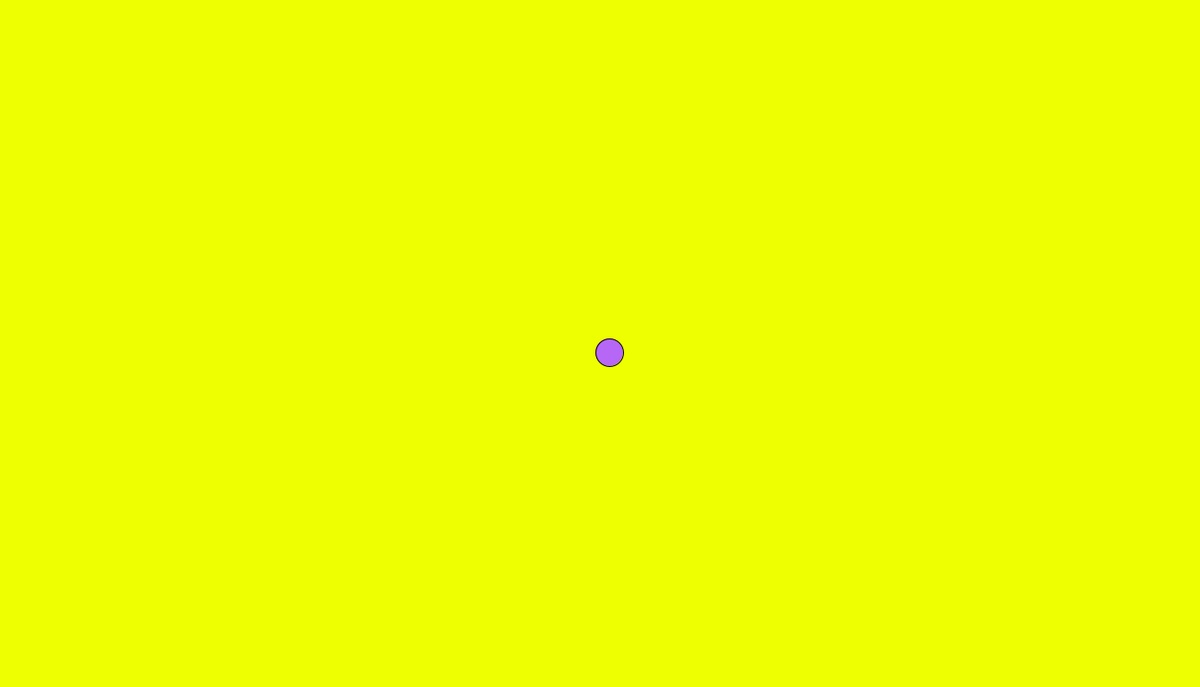
Frame 1 (no input)
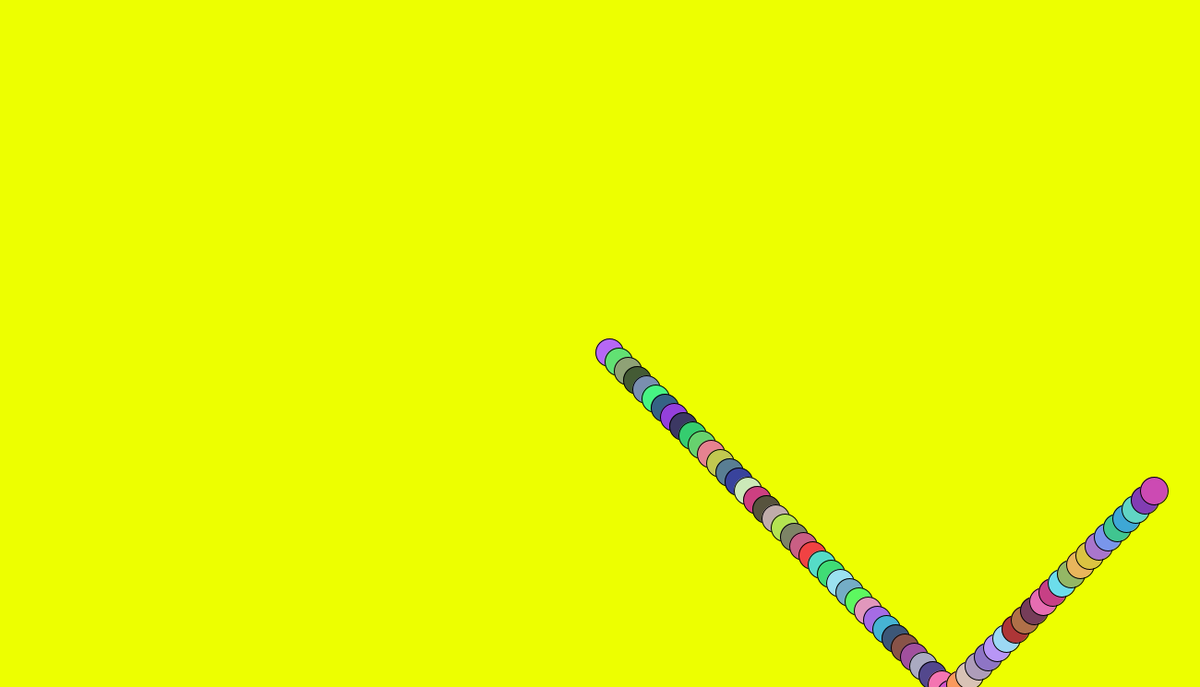
Frame 60 (the mouse pressed at the canvas centre just before this capture)
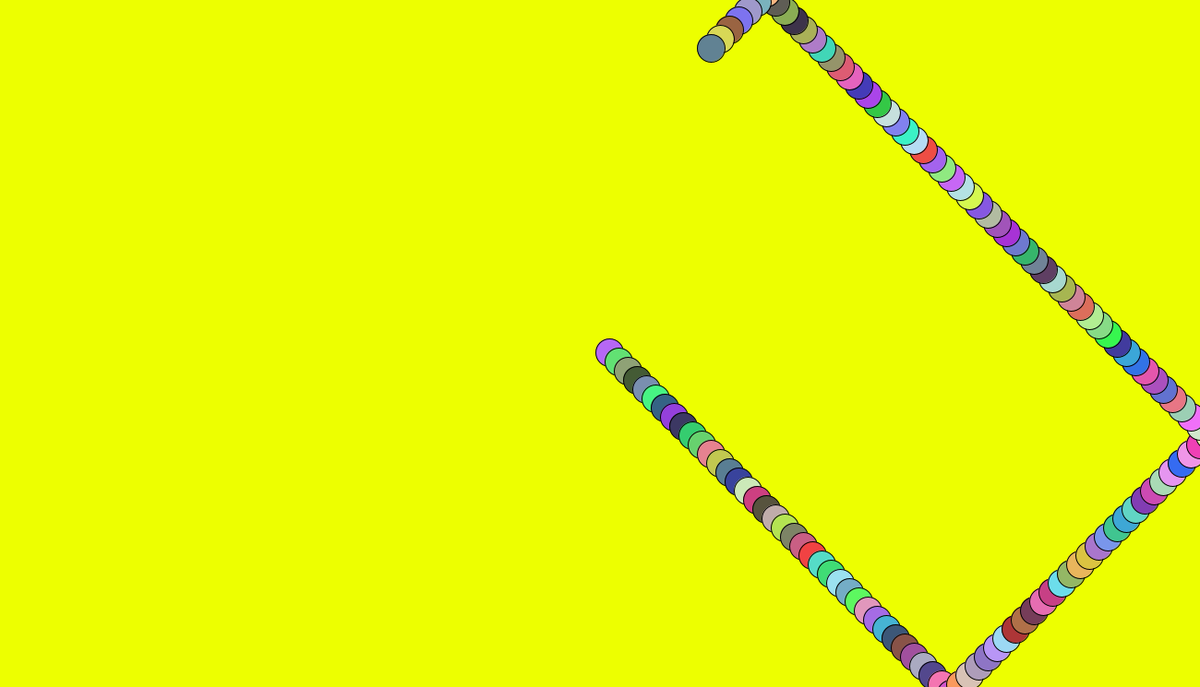
Frame 120 (the mouse held since frame 60 and released just before this capture)

The Processing sketch that drew these frames (run headless with seeded random() and noise(); from frame 60 on, the mouse is pressed at the canvas centre):

// Processing sketch: processing_103774
// ── processing_103774.pde

float ballX;
float ballY;
float vx; // x velocity
float vy; // y velocity

void setup()
{
  size(1300, 745);
  background(237, 255, 0);
  // set initial position (in the middle of the screen)
  ballX = width / 2;
  ballY = height / 2;
  vx = 10;
  vy = 10;
  // ADD - set initial velocity
}

void draw()
{
  moveBall();
  drawBall();
}

void moveBall()
{
  // ADD - update the ball's position by adding it's velocity (both vx and vy)
  ballX += vx;
  ballY += vy;
  // check if the ball over the left or right edges of the screen
  if (ballX < 0 || ballX > width)
  {
    // ADD - bounce off the left or right side of the screen
    vx = -vx;
  }

  // check if the ball over the top or bottom edges of the screen
  if (ballY < 0 || ballY > height)
  {
    // ADD - bounce off the floor or ceiling
    vy = -vy;
  }
} 

void drawBall()
{
  int r = (int) random(50, 255);
  int g = (int) random(50, 255);
  int b = (int) random(50, 255);

  color(r, g, b);
  fill(r, g, b);
  ellipse(ballX, ballY, 30, 30);
}
